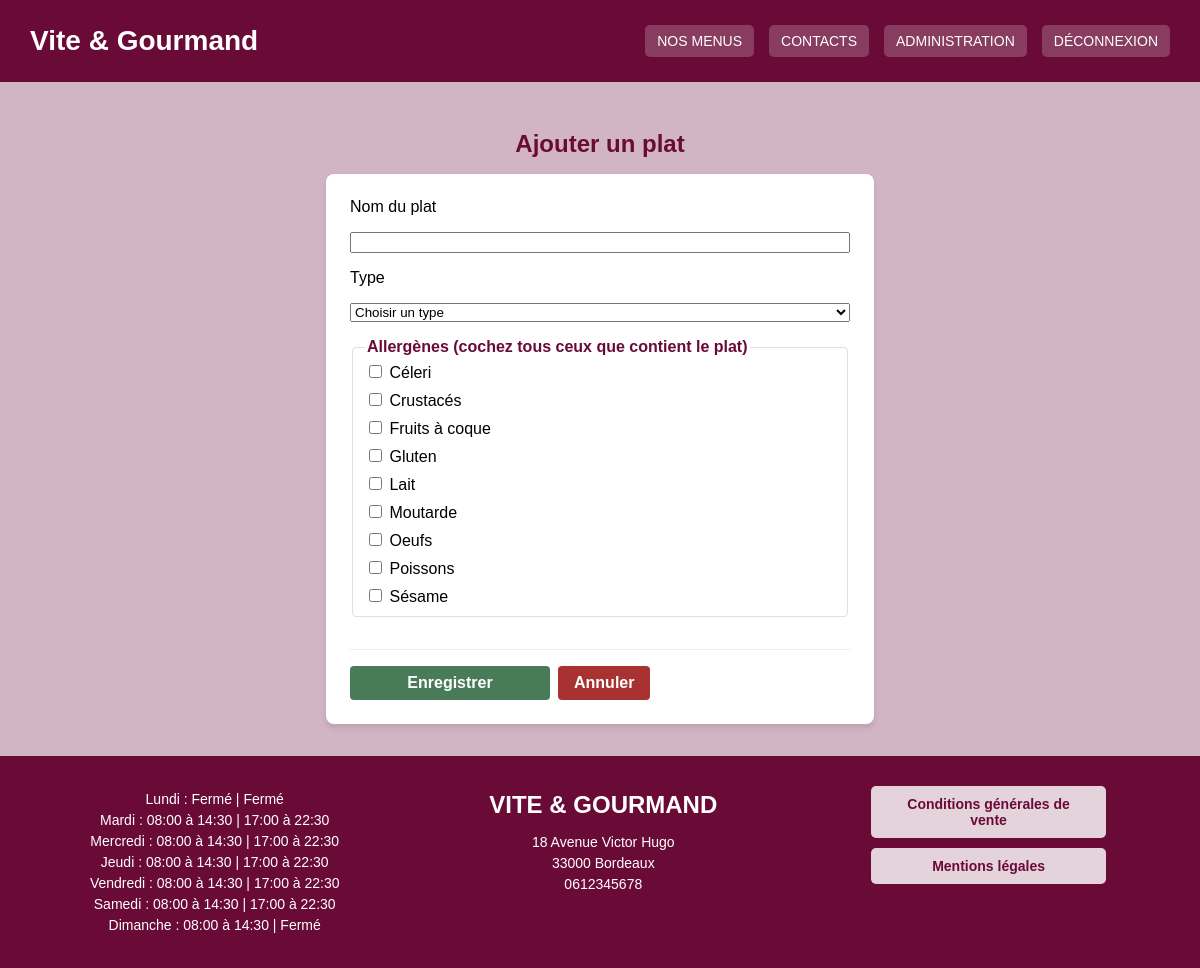
Screenshot of /modifier_plat.php (signed in) with the database file from the repository.
### tables this page shows
CREATE TABLE allergene (
id INT AUTO_INCREMENT PRIMARY KEY,
libelle VARCHAR(50) NOT NULL
);

CREATE TABLE horaires (
    id INT AUTO_INCREMENT PRIMARY KEY,
    jour VARCHAR(20) NOT NULL,
    ouverture_matin TIME,
    fermeture_matin TIME,
    ouverture_soir TIME,
    fermeture_soir TIME,
    est_ferme BOOLEAN DEFAULT FALSE
);

### includes/Plats.php (called while the page is built, shortened)
<?php
class Plats {
    private $pdo;
    public function __construct($pdo) {
        $this->pdo = $pdo;
    }
    public function trouver_allergenes() {
        $requete = $this->pdo->query("SELECT id, libelle FROM allergene ORDER BY libelle");
        return $requete->fetchAll(PDO::FETCH_ASSOC);
    }
}

### modifier_plat.php (the view, shortened to what this page needs)
<?php
require_once 'includes/db.php';
require_once 'includes/Plats.php';
$modele_plats = new Plats($pdo);
$allergenes = $modele_plats->trouver_allergenes();
$plat = [
    'id' => '',
    'titre_plat' => '',
    'type_plat' => ''
];
$allergenes_coches = [];
$titre_page = 'Ajouter un plat';
?>
<!DOCTYPE html>
<html lang="fr">
<head>
    <link rel="stylesheet" href="css/style.css">
</head>
<body>
    <?php include_once 'includes/header.php'; ?>
    <main class="page-modifier-horaire">
        <h1><?php echo htmlspecialchars($titre_page); ?></h1>
        <form action="traitement_plat.php" method="POST" class="formulaire-horaire">
            <label for="titre_plat">Nom du plat</label>
            <input type="text" id="titre_plat" name="titre_plat" maxlength="100" value="<?php echo htmlspecialchars($plat['titre_plat']); ?>" required>
            <label for="type_plat">Type</label>
            <select id="type_plat" name="type_plat" required>
                <option value="">Choisir un type</option>
            </select>
            <fieldset>
                <legend>Allergènes (cochez tous ceux que contient le plat)</legend>
                <?php foreach ($allergenes as $un_allergene) { ?>
                    <label>
                        <input type="checkbox" name="allergenes[]" value="<?php echo $un_allergene['id']; ?>" <?php if (in_array($un_allergene['id'], $allergenes_coches)) { echo 'checked'; } ?>>
                        <?php echo htmlspecialchars($un_allergene['libelle']); ?>
                    </label>
                <?php } ?>
            </fieldset>
            <div class="actions-horaires">
                <button type="submit" class="btn-valider">Enregistrer</button>
                <a href="admin.php#plats" class="btn-refuser">Annuler</a>
            </div>
        </form>
    </main>
    <?php include_once 'includes/footer.php'; ?>
</body>
</html>

### includes/footer.php (shortened to what this page needs)
<?php
$sql = "SELECT * FROM horaires";
$requete = $pdo->query($sql);
$horaires = $requete->fetchAll(PDO::FETCH_ASSOC);
?>
<footer class="pied-de-page">
    <div class="footer-horaires">
      <?php foreach ($horaires as $ligne) {
    if ($ligne['ouverture_matin'] == null) {
        $matin = "Fermé";
    } else {
        $matin = substr($ligne['ouverture_matin'], 0, 5) . ' à ' . substr($ligne['fermeture_matin'], 0, 5);
    }
    if ($ligne['ouverture_soir'] == null) {
        $soir = "Fermé";
    } else {
        $soir = substr($ligne['ouverture_soir'], 0, 5) . ' à ' . substr($ligne['fermeture_soir'], 0, 5);
    }
?>
    <p>
        <?php echo $ligne['jour']; ?> : <?php echo $matin; ?> | <?php echo $soir; ?>
    </p>
<?php } ?>
    </div>
    <div class="footer-contact">
        <p class="footer-titre">VITE & GOURMAND</p>
        <p>18 Avenue Victor Hugo</p>
        <p>33000 Bordeaux</p>
        <p>0612345678</p>
    </div>
    <div class="footer-liens">
        <a href="cgv.php">Conditions générales de vente</a>
        <a href="mentions_legales.php">Mentions légales</a>
    </div>
</footer>

### css/style.css (style rules this page uses)
body { margin: 0; font-family: Arial, sans-serif; }
.btn-valider { background-color: #4A7B59; color: white; border: none; border-radius: 5px; padding: 10px 40px; font-size: 16px; cursor: pointer; width: 100%; max-width: 200px; }
.pied-de-page { background-color: #6a0b37; color: white; display: flex; flex-direction: column; padding: 30px; gap: 30px; text-align: center; font-size: 14px; }
.footer-horaires p, .footer-contact p { margin: 5px 0; }
.footer-titre { font-size: 24px; font-weight: bold; margin-bottom: 15px !important; }
.footer-liens { display: flex; flex-direction: column; gap: 10px; align-items: center; }
.footer-liens a { color: #6a0b37; background-color: #e5d3dc; padding: 10px 20px; text-decoration: none; border-radius: 5px; font-weight: bold; width: 80%; text-align: center; }
@media (min-width: 768px) { .pied-de-page { flex-direction: row; justify-content: space-around; align-items: flex-start; text-align: center; } }
.actions-commande, .actions-employe, .actions-menu, .actions-avis, .actions-horaires { display: flex; gap: 0.5rem; flex-wrap: wrap; margin-top: 1rem; border-top: 1px solid #eee; padding-top: 1rem; }
.btn-modifier, .btn-valider, .btn-ajouter { background-color: #4A7B59; color: white; border: none; padding: 0.5rem 1rem; border-radius: 4px; cursor: pointer; font-weight: bold; }
.btn-supprimer, .btn-refuser { background-color: #a83232; color: white; border: none; padding: 0.5rem 1rem; border-radius: 4px; cursor: pointer; font-weight: bold; }
.page-modifier-horaire { background-color: #d1b5c4; padding: 2rem 1rem; min-height: 60vh; }
.page-modifier-horaire h1 { font-size: 1.5rem; text-align: center; color: #6a0b37; }
.formulaire-horaire { background-color: white; max-width: 500px; margin: 0 auto; padding: 1.5rem; border-radius: 8px; box-shadow: 0 4px 6px rgba(0,0,0,0.1); display: flex; flex-direction: column; gap: 1rem; }
.formulaire-horaire fieldset { border: 1px solid #e0e0e0; border-radius: 4px; display: flex; flex-direction: column; gap: 0.5rem; }
.formulaire-horaire legend { font-weight: bold; color: #6a0b37; }
.actions-horaires a { text-decoration: none; }

### rows the page displays
allergene: libelle "Céleri"
allergene: libelle "Crustacés"
allergene: libelle "Fruits à coque"
allergene: libelle "Gluten"
allergene: libelle "Lait"
allergene: libelle "Moutarde"
allergene: libelle "Oeufs"
allergene: libelle "Poissons"
allergene: libelle "Sésame"
horaires: jour "Lundi", ouverture_matin "Fermé", ouverture_soir "Fermé"
horaires: jour "Mardi", matin "08:00 à 14:30", soir "17:00 à 22:30"
horaires: jour "Mercredi", matin "08:00 à 14:30", soir "17:00 à 22:30"
horaires: jour "Jeudi", matin "08:00 à 14:30", soir "17:00 à 22:30"
horaires: jour "Vendredi", matin "08:00 à 14:30", soir "17:00 à 22:30"
horaires: jour "Samedi", matin "08:00 à 14:30", soir "17:00 à 22:30"
horaires: jour "Dimanche", matin "08:00 à 14:30", ouverture_soir "Fermé"

### other values shown
$titre_page "Ajouter un plat"
